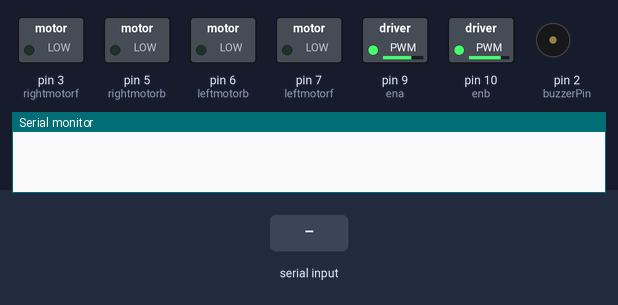
This sketch was run on a simulated Arduino Uno, built with avr-gcc and run on an emulated ATmega328P. On the bench: switched loads named in the sketch (green lamp = pin HIGH), buzzer (waves = sounding, pin HIGH), the last lines printed to the serial monitor. Inputs (shaded band) come from the test bench.

Above: at 1.2 s.
1.3 s: "0" received over Serial
At 2.0 s:
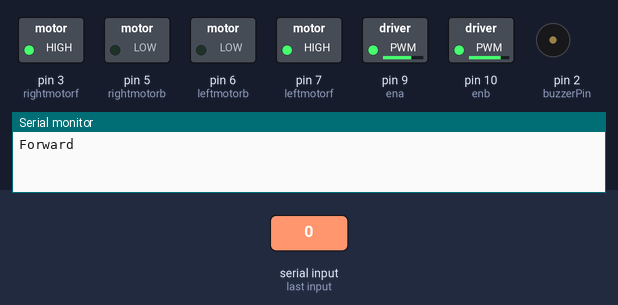
2.8 s: "1" received over Serial
At 3.2 s:
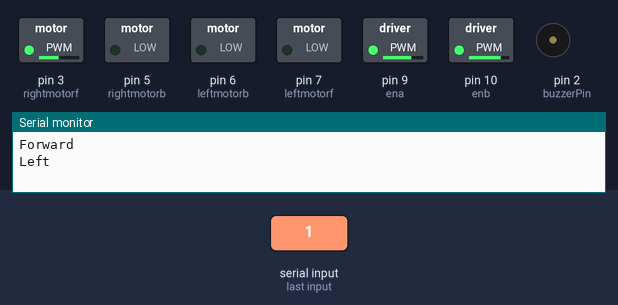
4.3 s: "3" received over Serial
At 5.5 s:
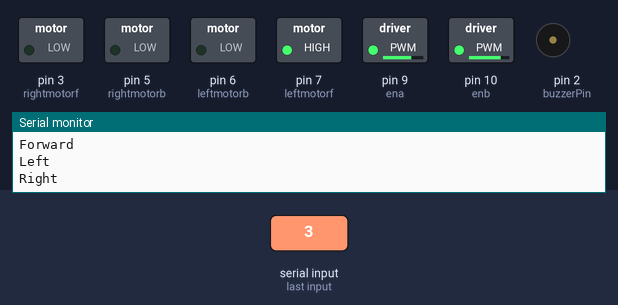
5.8 s: "4" received over Serial
At 6.7 s:
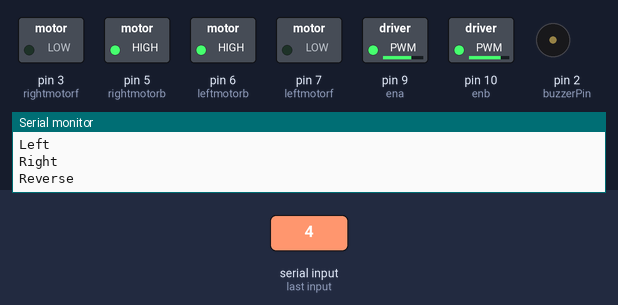
7.3 s: "5" received over Serial
At 7.8 s:
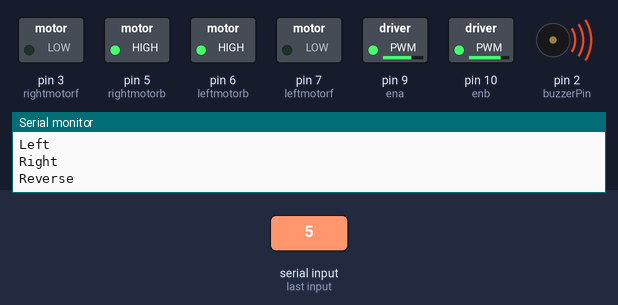
8.8 s: "6" received over Serial
At 10.1 s:
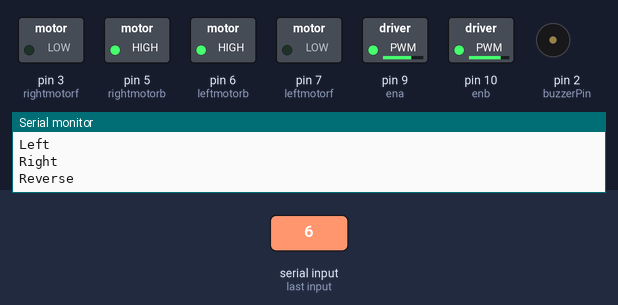
Timing chart, 0 to 11.3 s (numbered marks = the images above; inputs shaded):
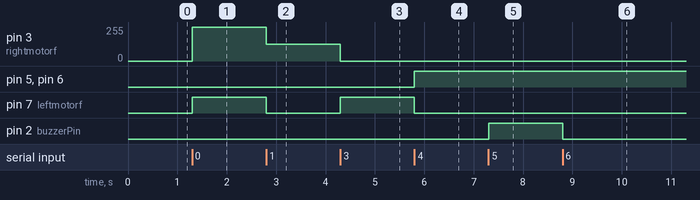

Measured:
- after the input at 1.3 s, pin 3 (rightmotorf): 0/255 → 255/255 at once; pin 7 (leftmotorf): LOW → HIGH at once
- after the input at 2.8 s, pin 3 (rightmotorf): 255/255 → 125/255 at once; pin 7 (leftmotorf): HIGH → LOW at once
- after the input at 4.3 s, pin 3 (rightmotorf): 125/255 → 0/255 at once; pin 7 (leftmotorf): LOW → HIGH at once
- after the input at 5.8 s, pin 5 (rightmotorb), pin 6 (leftmotorb): LOW → HIGH at once; pin 7 (leftmotorf): HIGH → LOW at once
- after the input at 7.3 s, pin 2 (buzzerPin): LOW → HIGH at once
- after the input at 8.8 s, pin 2 (buzzerPin): HIGH → LOW at once

The sketch:

unsigned_v1.0.ino
```cpp
int leftmotorf = 7;
int leftmotorb = 6;
int rightmotorf = 3;
int rightmotorb = 5;
int ena = 9;
int enb = 10;
int buzzerPin = 2;
int state = 0;
int flag = 0;


void setup() {
  pinMode(leftmotorf, OUTPUT);
  pinMode(leftmotorb, OUTPUT);
  pinMode(rightmotorf, OUTPUT);
  pinMode(rightmotorb, OUTPUT);
  pinMode(ena, OUTPUT);
  pinMode(enb, OUTPUT);
  pinMode(buzzerPin, OUTPUT);
  analogWrite(ena, 180);
  analogWrite(enb, 200);
  digitalWrite(buzzerPin, LOW);
  Serial.begin(9600);

}

void loop() {
  if (Serial.available()>0)
  {
    state = Serial.read();
    flag = 0;
  }

  if(state == '0')
  {

    digitalWrite (leftmotorf, HIGH);
    digitalWrite (leftmotorb, LOW);
    digitalWrite (rightmotorf, HIGH);
    digitalWrite (rightmotorb, LOW);
    digitalWrite(buzzerPin, LOW);
    if(flag == 0)
    {
      Serial.println("Forward");
    flag = 1;
    }

  }
  if(state == '1')
  {

    digitalWrite (leftmotorf, LOW);
    digitalWrite (leftmotorb, LOW);
    analogWrite (rightmotorf, 125);
    digitalWrite (rightmotorb, LOW);
    digitalWrite(buzzerPin, LOW);
    if(flag == 0)
    {
      Serial.println("Left");
    flag = 1;
    }

  }
  if(state == '2')
  {

    digitalWrite (leftmotorf, LOW);
    digitalWrite (leftmotorb, LOW);
    digitalWrite (rightmotorf, LOW);
    digitalWrite (rightmotorb, LOW);
    digitalWrite(buzzerPin, LOW);
    if(flag == 0)
    {
      Serial.println("Stop");
    flag = 1;
    }

  }
  if(state == '3')
  {

    analogWrite (leftmotorf, 155);
    digitalWrite (leftmotorb, LOW);
    digitalWrite (rightmotorf, LOW);
    digitalWrite (rightmotorb, LOW);
    digitalWrite(buzzerPin, LOW);
    if(flag == 0)
    {
      Serial.println("Right");
    flag = 1;
    }
  }

  if(state == '4')
  {

    digitalWrite (leftmotorf, LOW);
    digitalWrite (leftmotorb, HIGH);
    digitalWrite (rightmotorf, LOW);
    digitalWrite (rightmotorb, HIGH);
    digitalWrite(buzzerPin, LOW);
    if(flag == 0)
    {
      Serial.println("Reverse");
    flag = 1;
    }

  }

   if(state == '5')
  {
    digitalWrite(buzzerPin, HIGH);
  }
  else if(state == '6')
  {
    digitalWrite(buzzerPin, LOW);
  }

}
```
